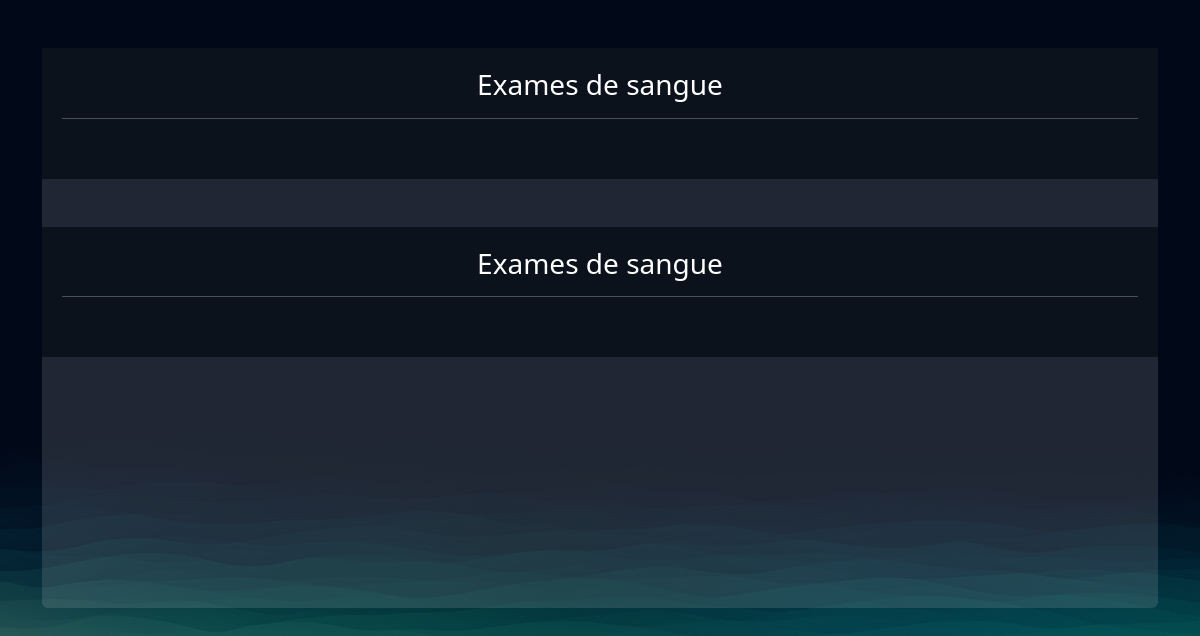
Page /exams/manage_exams/ (signed in) on the earlier database version.
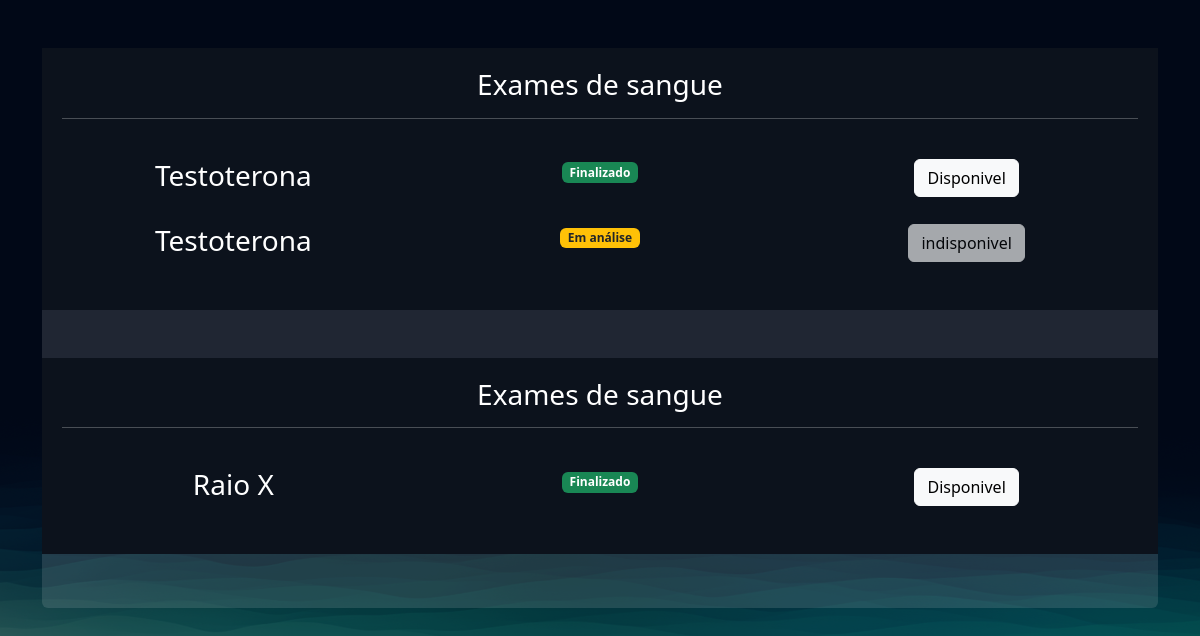
Same page on the later database version.
### exams/models.py (models this page shows, shortened)
class ExamRequest(models.Model):
    choice_status = (("E", "Em análise"), ("F", "Finalizado"))
    user = models.ForeignKey(User, on_delete=models.DO_NOTHING)
    exam = models.ForeignKey(TypeExams, on_delete=models.DO_NOTHING)
    status = models.CharField(max_length=2, choices=choice_status)
    result = models.FileField(upload_to="results", null=True, blank=True)
    requer_password = models.BooleanField(default=False)
    password = models.CharField(max_length=6, null=True, blank=True)
    def badge_template(self):
        if self.status == "E":
            css_class = 'bg-warning text-dark'
            text = "Em análise"
        elif self.status == "F":
            css_class = 'bg-success'
            text = "Finalizado"
        return mark_safe(f'<span class="badge {css_class}">{text}</span>')

class TypeExams(models.Model):
    type_choices = (("I", "Exame de imagem"), ("S", "Exame de sangue"))
    name = models.CharField(max_length=50)
    type = models.CharField(max_length=1, choices=type_choices)
    price = models.FloatField()
    available = models.BooleanField(default=True)
    start_time = models.IntegerField()
    end_time = models.IntegerField()

### exams/views.py (the view)
# urls.py: path('manage_exams/', views.manage_exams, name="manage_exams"),
@login_required
def manage_exams(request):
    exams = ExamRequest.objects.filter(user=request.user)
    return render(request, "manage_exams.html", {"exams": exams})

### exams/templates/manage_exams.html (shortened to what this page needs)
{% extends "bases/base.html" %}
{% load static %}
{% block 'head' %}
    <link href="{% static 'exams/css/css.css' %}" rel="stylesheet">
    <link href="{% static 'exams/css/manage_orders.css' %}" rel="stylesheet">
    <link href="{% static 'exams/css/manage_exams.css' %}" rel="stylesheet">
{% endblock 'head' %}
{% block 'conteudo' %}
    <br>
    <br>
    <div class="container">
        <div class="card card-view">
            <div class="sub-card">
                <h3>Exames de sangue</h3>
                <hr>
                <br>
                {% for exam in exams %}
                    {% if exam.exam.type == "S" %}
                        <div class="row">
                            <div class="col-md-4">
                                <h3>{{exam.exam.name}}</h3>
                            </div>
                            <div class="col-md-4">
                                {{exam.badge_template}}
                            </div>
                            <div class="col-md-4">
                                {% if exam.status == 'F' %}
                                    <a href="{% url 'open_exams_without_password' exam.id %}" class="btn btn-light" target="_blank" >Disponivel</a>
                                {% else %}
                                    <a href="#" class="btn btn-light disabled">indisponivel</a>
                                {% endif %}
                            </div>
                        </div>
                        <br>
                    {% endif %}
                {% endfor %}
            </div>
            <br>
            <br>
            <div class="sub-card">
                <h3>Exames de sangue</h3>
                <hr>
                <br>
                {% for exam in exams %}
                    {% if exam.exam.type == "I" %}
                        <div class="row">
                            <div class="col-md-4">
                                <h3>{{exam.exam.name}}</h3>
                            </div>
                            <div class="col-md-4">
                                {{exam.badge_template}}
                            </div>
                            <div class="col-md-4">
                                {% if exam.status == 'F' %}
                                    <a href="{% url 'open_exams_without_password' exam.id %}"  class="btn btn-light">Disponivel</a>
                                {% else %}
                                    <a href="#" class="btn btn-light disabled">indisponivel</a>
                                {% endif %}
                            </div>
                        </div>
                        <br>
                    {% endif %}
                {% endfor %}
            </div>
        </div>
    </div>
{% endblock 'conteudo' %}

Differences in the rows shown:
now on this page (row edited): ExamRequest: exam.name "Testoterona", badge_template "Finalizado", shows "Disponivel", shown under "Exames de sangue"
added ExamRequest: exam.name "Testoterona", badge_template "Em análise", shows "indisponivel", shown under "Exames de sangue"
now on this page (row edited): ExamRequest: exam.name "Raio X", badge_template "Finalizado", shows "Disponivel", shown under "Exames de sangue"
